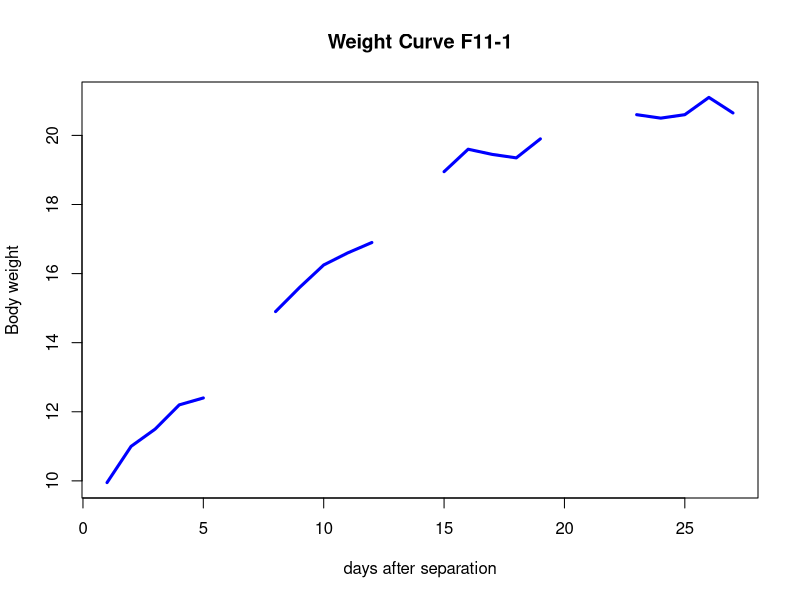
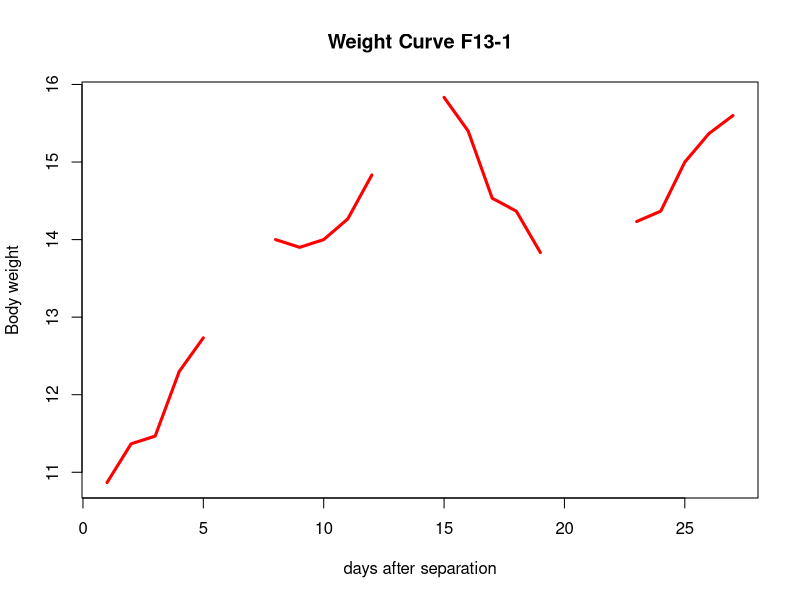
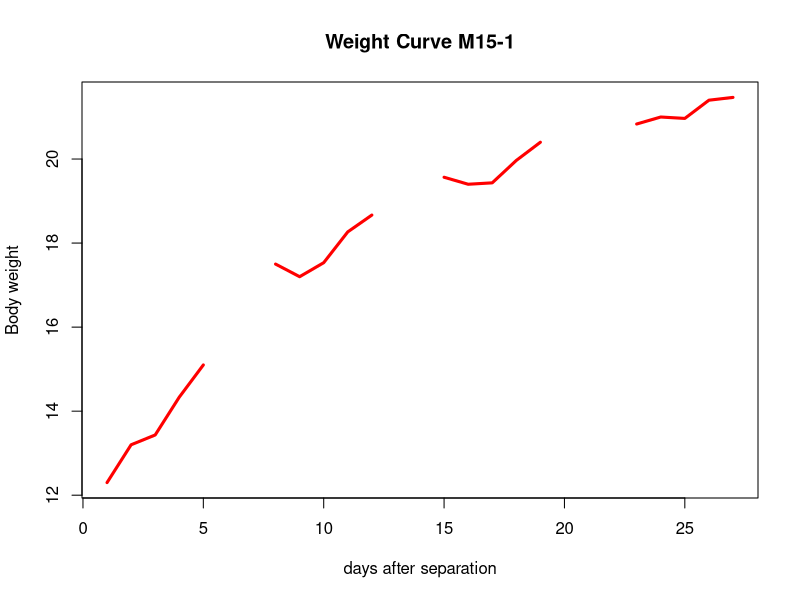
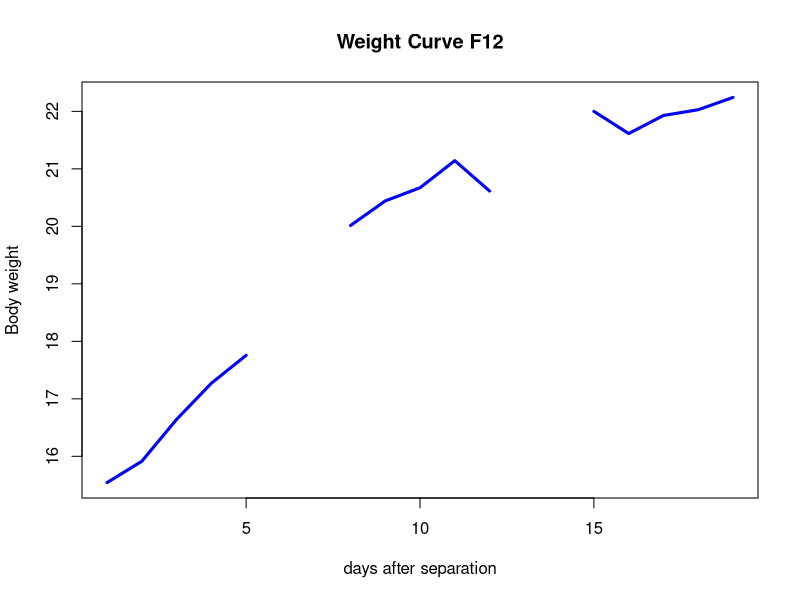
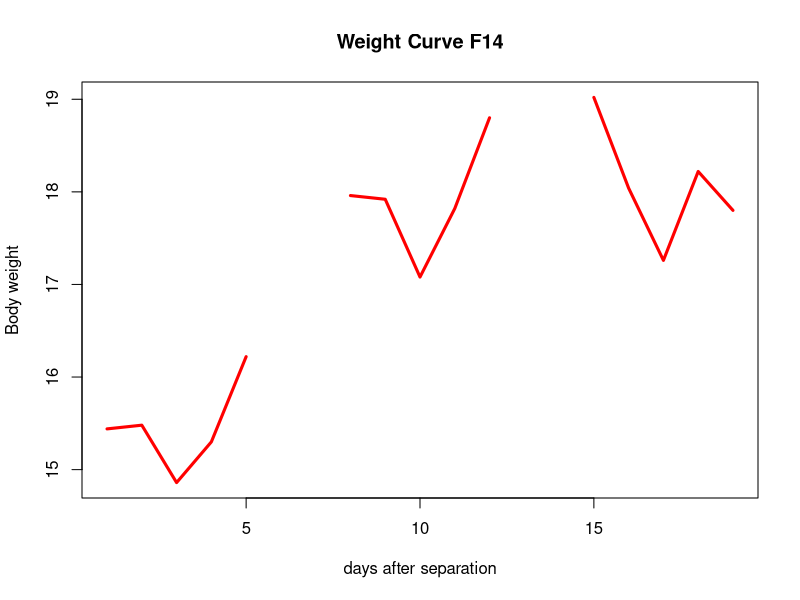
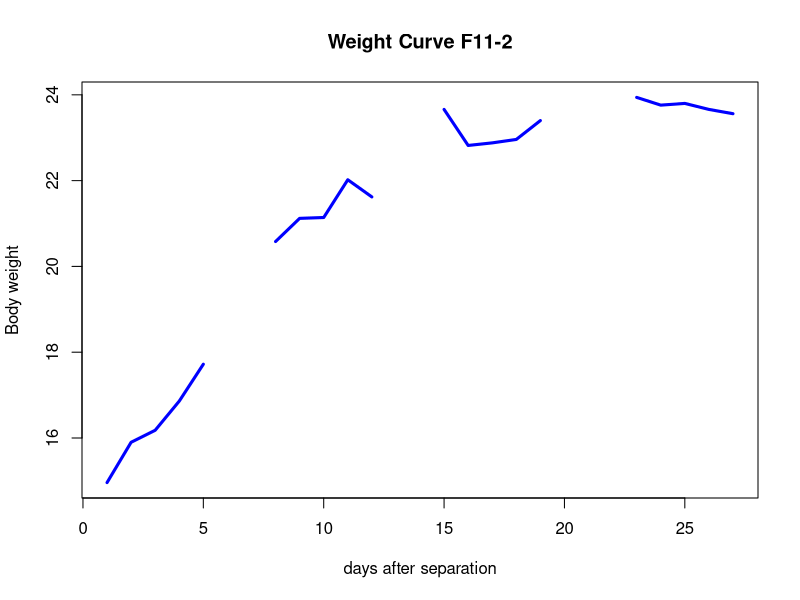
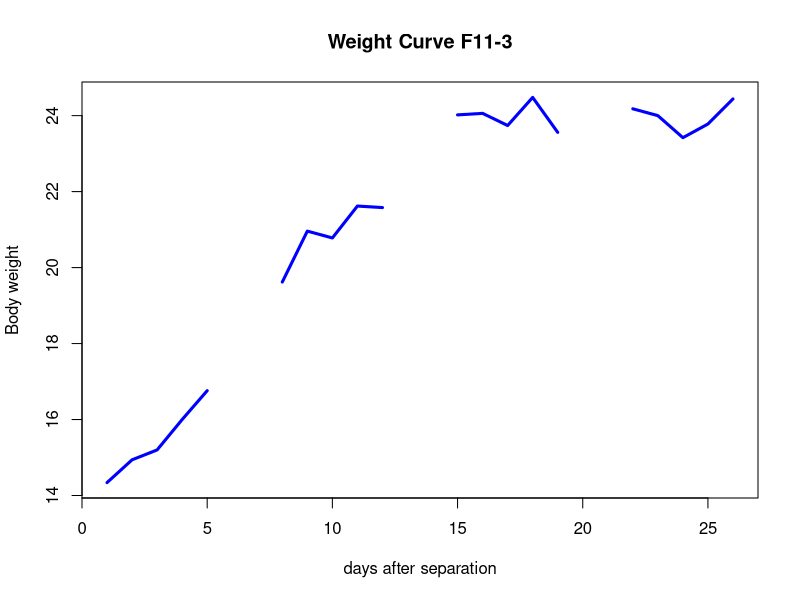
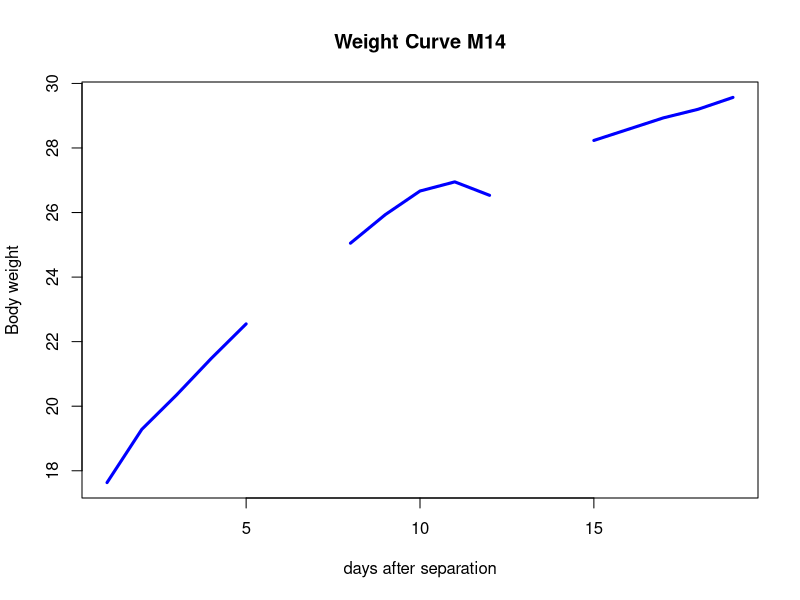

Write the R code that produced these figures, in order.
#F11-1
data = data.frame(
  days_after = c(1,2,3, 4, 5, 6, 7, 8, 9, 10, 11, 12, 13, 14, 15, 16, 17, 18, 19, 20, 21, 23, 24, 25, 26, 27),
  BW_RG = c(9.9,	11.8,	12.2,	13,	13.1, NA, NA, 15.3,	16,	16.7,	17,	17.4, NA, NA, 19.8,	19.8,	19.9,	20.3,	21.2, NA, NA, 21.6,	21.5,	21.7,	22.1,	21),
  BW_RB = c(10, 10.2,	10.8,	11.4,	11.7, NA, NA,	14.5,	15.2,	15.8,	16.2,	16.4, NA, NA,	18.1,	19.4,	19,	18.4,	18.6, NA, NA, 19.6,	19.5,	19.5,	20.1,	20.3)
)

data$BW_average = rowMeans(data[,-1])

plot(data$days_after, data$BW_average, type = "l", col = "blue", lwd = 3, 
     xlab = "days after separation", ylab = "Body weight", 
     main = "Weight Curve F11-1")

#F13-1
data = data.frame(
  days_after = c(1,2,3, 4, 5, 6, 7, 8, 9, 10, 11, 12, 13, 14, 15, 16, 17, 18, 19, 20, 21, 23, 24, 25, 26, 27),
  BW_R = c(11.3,	11.5,	11.7,	12.5,	13, NA, NA, 14.2,	13.9,	13.7,	13.9,	14.6, NA, NA, 16.2,	15.8,	14.5,	14.3,	13, NA, NA, 12.4,	12.9,	14,	14.3,	15),
  BW_G = c(11,	11.6,	11.6,	12.6,	13.1, NA, NA,	14.2,	14,	14.3,	14.5,	14.9, NA, NA,	15.8,	15.5,	15,	15.2,	15.7, NA, NA,16.4,	16.2,	16,	16.5,	16.4),
  BW_B = c(10.3,	11,	11.1,	11.8,	12.1,NA,NA, 13.6,	13.8,	14,	14.4,	15,NA,NA,15.5,	14.9,	14.1,	13.6,	12.8,NA,NA,13.9,	14,	15,	15.3,	15.4)
)

data$BW_average = rowMeans(data[,-1])

plot(data$days_after, data$BW_average, type = "l", col = "red", lwd = 3, 
     xlab = "days after separation", ylab = "Body weight", 
     main = "Weight Curve F13-1")

#M15-1
data = data.frame(
  days_after = c(1,2,3, 4, 5, 6, 7, 8, 9, 10, 11, 12, 13, 14, 15, 16, 17, 18, 19, 20, 21, 23, 24, 25, 26, 27),
  BW_R = c(12.7,	13.6,	13.9,	14.6,	15.6,NA,NA,	17.8,	17.6,	17.7,	18.7,	18.8, NA,NA	,20.6,	20.7,	20.8,	21.2,	21.5,NA,NA,	21.7,	21.1,	20.8,	21.5,	22.3),
  BW_G = c(12.6,	13.6,	13.7,	14.8,	15.6,NA,NA,			18.5,	18.1,	18.6,	19.2,	19.9,NA,NA,			20.2,	19.7,	19.8,	20.2,	20.9, NA,NA,			21.4,	21.3,	21.6,	21.7,	21.7),
  BW_B = c(11.6,	12.4,	12.7,	13.6,	14.1,NA	,NA,		16.2,	15.9,	16.3,	16.9,	17.3,NA,NA,			17.9,	17.8,	17.7,	18.5,	18.8, NA,NA,			19.4,	20.6,	20.5,	21,	20.4)
)

data$BW_average = rowMeans(data[,-1])

plot(data$days_after, data$BW_average, type = "l", col = "red", lwd = 3, 
     xlab = "days after separation", ylab = "Body weight", 
     main = "Weight Curve M15-1")

#F12
data = data.frame(
  days_after = c(1,2,3, 4, 5, 6, 7, 8, 9, 10, 11, 12, 13, 14, 15, 16, 17, 18, 19),
  BW_R = c(14.7,	15.6,	16.3,	16.7,	17.2,NA	,	NA,	20.4,	20.2,	19.8,	19.8,	20.3, NA,NA, 21.1,	21.3,	20.5,	21,	21.2),
  BW_G = c(13.8,	14.3,	14.7,	15.4,	15.7,NA,NA,			18.1,	18.5,	18.8,	19.8,	18.5, NA,NA,20.7,	20,	20.3,	20.5,	20.6),
  BW_B = c(13.7,	13.7,	14.1,	15.1,	15.6,NA,NA,			17.9,	18.7,	19.7,	19.6,	19, NA,NA,20.5,	19.6,	21.1,	21.9,	21.3),
  BW_RG= c(16.5,	17.8,	18.1,	19.2,	19.8,NA,NA,			21.4,	22.1,	21.7,	22.1,	22.1, NA,NA,22.3,	22.7,	23.3,	22.6,	22.8),
  BW_RB = c(17.5,	17.3,	18.4,	18.5,	18.7,NA,NA,			20.8,	21.3,	21.3,	21.8,	21.4,NA,NA,23.1,	22.3,	23.8,	23.1,	23.9),
  BW_GR = c(14.5,	14.6,	15.6,	16.4,	17,NA,NA,			19.7,	20.1,	20.9,	21.6,	20.9,NA,NA,22.4,	22.6,	21.6,	21.4,	21.7),
  BW_BR =c(18.1,	18.1,	19.3,	19.6,	20.3,NA,NA,			21.8,	22.2,	22.5,	23.3,	22.1,NA,NA,23.9,	22.8,	22.9,	23.7,	24.2)
)

data$BW_average = rowMeans(data[,-1])

plot(data$days_after, data$BW_average, type = "l", col = "blue", lwd = 3, 
     xlab = "days after separation", ylab = "Body weight", 
     main = "Weight Curve F12")

#F14
data = data.frame(
  days_after = c(1,2,3, 4, 5, 6, 7, 8, 9, 10, 11, 12,  13, 14, 15, 16, 17, 18, 19),
  BW_R = c(15,	15,	14.3,	14.4,	14.5, NA,NA,		16.9,	16.7,	16.5,	17,	18.1, NA,NA, 17.9,	17.3,	17.1,	18.3,	17.1),
  BW_G = c(17.3,	16.9,	16.2,	16.5,	17.7, NA,NA,			18.6,	18.1,	17.5,	17.7,	19.5,NA,NA,19.1,	16.8,	16.1,	16.3,	15),
  BW_B = c(15.1,	15.6	,14.7,	15,	16,NA,NA,			17.8,	18.4,	16.8,	17.7,	18.5,NA,NA,20.1,	18.9,	16.6,	18.3,	18.7),
  BW_RG= c(14.5,	14.6,	14.2,	15,	16.2,NA,NA,			17.4,	17.7,	16.4,	18.1,	18.5,NA,NA,19.3	,19,18.2,	19.3,	19.4),
  BW_RB = c(15.3,	15.3,	14.9,	15.6,	16.7,NA,NA,			19.1,	18.7,	18.2,	18.6,	19.4,NA,NA,18.7,	18.2,	18.3,	18.9,	18.8)
)

data$BW_average = rowMeans(data[,-1])

plot(data$days_after, data$BW_average, type = "l", col = "red", lwd = 3, 
     xlab = "days after separation", ylab = "Body weight", 
     main = "Weight Curve F14")

#F11-2

data = data.frame(
  days_after = c(1,2,3, 4, 5, 6, 7, 8, 9, 10, 11, 12, 13, 14, 15, 16, 17, 18, 19, 20, 21, 23, 24, 25, 26, 27),
  BW_R = c(14.1,	15.5,	15.7,	16.3,	17.3,NA,NA,			20.3,	20.5,	20.4,	20.6,	21, NA, NA, 21.6,	21.6,	21.8,	21.1,	20.9, NA,NA, 23.4,	21.9,	21.8,	22.3,	22.7),
  BW_G = c(15,15.9,	16.1,	16.8,	17.7,NA,NA,			20.3,	21.2,	20.9,	20.8,	20.9, NA,NA,23.1,	22.4,	22.4,	22.7,	23.3, NA,NA, 22.7,	22.7,	23.4,	22.4,	22.1),
  BW_B = c(16.7,	17.7,	18.3	,19,	19.8,NA,NA,			22.3,	22.3,	22.2,	23.4,	22.3,NA,NA,23.7,	22.9,	22.3,	22.7,	23.3,NA,NA, 23.5,	23.7,	23.8,	23.4,	22.4),
  BW_RG= c(14.7,	15.5,	15.9,	16.4,	17,NA,NA,			20.4,	21.3,	20.9,	22.4,	21.7,NA,NA,24.6,	22.9,	23.8,	24,	24.2, NA,NA, 25.3,	25.1,	25.3,	25.9,	25.9),
  BW_RB = c(14.3,	14.9,	14.9,	15.8,	16.8,NA,NA,			19.6,	20.3,	21.3,	22.9,	22.2,NA,NA, 25.3,	24.3,	24.1,	24.3,	25.3, NA,NA, 24.8,	25.4,	24.7,	24.3,	24.7)
)

data$BW_average = rowMeans(data[,-1])

plot(data$days_after, data$BW_average, type = "l", col = "blue", lwd = 3, 
     xlab = "days after separation", ylab = "Body weight", 
     main = "Weight Curve F11-2")

#F11-3
data = data.frame(
  days_after = c(1,2,3, 4, 5, 6, 7, 8, 9, 10, 11, 12, 13, 14, 15, 16, 17, 18, 19, 20, 21, 22, 23, 24, 25, 26),
  BW_R = c(15.2,	15.8,	16.1,	17,	17.4,NA,NA,			20.2,	21.9,	21.6,	21.9,	22,NA,NA,24.9, 24.5,	24.4,	25.3,	24, NA, NA, 24.8,	24,	22.8,	24.2,	24.9),
  BW_G = c(14.7,	15.4,	15.3,	16.3,	17.1,NA,NA,			19.9,	20.7,	20.9,	21.9,	22.1,NA,NA,23.7,	24,	23.8,	24.8,	23.4, NA,NA, 23.9,	24.3,	23.8,	23.4,	24.2),
  BW_B = c(14.5,	15.2,	15.5,	16.2,	17, NA,NA,			20.4,	22.1,	21.7,	22,	21.9,NA,NA,24.8,	24.6,	24.4,	25.2,	24.2, NA,NA, 25.3,	24.9,	24.4,	24.9,	25.8),
  BW_RG= c(13.5,	14,	14.3,	15,	15.7, NA,NA,			18.5,	19.2,	19.7,	21.3,	21.1,NA,NA,23.7,	24.7,	23.5,	23.6,	23.5, NA,NA, 23.7,	24.4,	24,	24.2,	23.9),
  BW_RB = c(13.8,	14.3,	14.8,	15.5,	16.6, NA,NA,			19.1,	20.9,	20,	21,	20.8,NA,NA,23,	22.5,	22.6,	23.5,	22.7, NA,NA, 23.2,	22.4,	22.1,	22.2,	23.4)
)

data$BW_average = rowMeans(data[,-1])

plot(data$days_after, data$BW_average, type = "l", col = "blue", lwd = 3, 
     xlab = "days after separation", ylab = "Body weight", 
     main = "Weight Curve F11-3")

#M14
data = data.frame(
  days_after = c(1,2,3, 4, 5, 6, 7, 8, 9, 10, 11, 12, 13, 14, 15, 16, 17, 18, 19),
  BW_R = c(19.5,	21,	21.7,	22.8,	23.6,NA,NA,			25.3,	25.3,	26.3,	26.7,	26.3, NA,NA, 28.3,	28.5,	28.6,	29.4,	29.6),
  BW_G = c(18,	20,	20.8,	22.2,	23.3,NA,NA,			25.9,	26.9,	27.6,	27.7,	27.2,NA,NA,28.7,	29.3,	29.2,	29.8,	30.1),
  BW_B = c(14.6,	16.7,	18,	18.7,	19.7,NA,NA,			23,	24.2,	25.2,	25.4,	25,NA,NA,26.8	,27,	28.5,	27.8,	28.2),
  BW_RG= c(22.2,	23.1,	24.4,	25,	25.9,NA,NA,			27.8,	28.3,	28.1,	29.1,	29,NA,NA,30.7,	31.6,	31.6,	32,	32.2),
  BW_RB = c(15.7,	18,	18.8,	20.6,	21.9,NA,NA,			24.1,	25.6,	26.8,	26.6,	25.9,NA,NA,27.5,	27.3,	27.8,	28,	28.6),
  BW_GR = c(15.8,	16.9,	18.4,	19.6,	20.9,NA,NA,			24.2,	25.3,	26,	26.2,	25.8,NA,NA,27.4,	27.8,	27.9,	28.2,	28.7 )
)

data$BW_average = rowMeans(data[,-1])

plot(data$days_after, data$BW_average, type = "l", col = "blue", lwd = 3, 
     xlab = "days after separation", ylab = "Body weight", 
     main = "Weight Curve M14")

#M16
data = data.frame(
  days_after = c(1,2,3, 4, 5, 6, 7, 8, 9, 10, 11, 12, 13, 14, 15, 16, 17, 18, 19),
  BW_R = c(14.5,	14.8,	15.5,	16.3,	17.3, NA,NA,			19.3,	20.3,	20.6,	21.3,	22.1, NA,NA,20.6,	20.4,	20.9,	21.7,	22.1),
  BW_G = c(16.4,	15.6,	16.8,	17.1,	18.7,NA,NA,			21.1,	22.8,	23.4,	23.8,	24,NA,NA,22.1,	23.8,	23.2,	24.5,	24.9),
  BW_B = c(14.1,	14.3,	14.9,	15.5,	16.8, NA,NA,			18.2,	18.2,	17.6,	19.3,	20.3,NA,NA,19,	18.9,	18.9,	19.7,	19.6),
  BW_RG= c(15.3,	15,	15.8,	16.2,	18.1,NA,NA,			20.4,	20.4,	19.2,	19.3,	19.7,NA,NA,19.6,	20.8,	21.6,	22.3,	22.2),
  BW_RB = c(15.4,	15.3,	15.8,	16,	17.7,NA,NA,			18.8,	18.3,	18.3,	20.1,	20.8,NA,NA,20.9, 23,	20.9,	23.2,	23),
  BW_GR = c(15.4,	15.2,	15.8,	16.5	,17.2,NA,NA,			17.2,	16.7,	16.8,	17.1,	19.4,NA,NA,18.8,	18.6,	18.5,	19.7,	19.9),
  BW_BR =c(15.8,	16.2,	17.3,	18.5,	19.9,NA,NA,			21.9,	22.6,	21,	21.9,	23.3,NA,NA,21.4, 21.1,	21.2,	22.4,	22.8)
)

data$BW_average = rowMeans(data[,-1])

plot(data$days_after, data$BW_average, type = "l", col = "red", lwd = 3, 
     xlab = "days after separation", ylab = "Body weight", 
     main = "Weight Curve M16")

#M15-2
data = data.frame(
  days_after = c(1,2,3, 4, 5, 6, 7, 8, 9, 10, 11, 12),
  BW_RB = c(17.7,	18.1,	17.5,	18.5,	18.9,NA,NA,20.4,	19,	19.7,	20.3,	20.6)
)


plot(data$days_after, data$BW_RB, type = "l", col = "red", lwd = 3, 
     xlab = "days after separation", ylab = "Body weight", 
     main = "Weight Curve M15-2")

#M13
data = data.frame(
  days_after = c(1,2,3, 4, 5, 6, 7, 8, 9, 10, 11, 12),
  BW_R = c(17.9,	19.4,	20.1,	21.3,	22.3, NA,NA,24.2,	25,	25.1,	24.8,	25.3),
  BW_G = c(17.3,	18.3,	18.7,	19.6,	20.5,NA,NA,23.2,	22.8,	23,	23,	23),
  BW_B = c(18.3,	19.7,	20.3,	21.9,	22.6,NA,NA,24.8,	24.3,	24.7,	25,	25.4),
  BW_RG= c(17.7,	18.8,	19.9,	21.2,	22.1,NA,NA,24.6	,24.1	,24.1,	24.5,	24.6)
)

data$BW_average = rowMeans(data[,-1])

plot(data$days_after, data$BW_average, type = "l", col = "blue", lwd = 3, 
     xlab = "days after separation", ylab = "Body weight", 
     main = "Weight Curve M13")

#F13-2
data = data.frame(
  days_after = c(1,2,3, 4, 5,6, 7, 8, 9, 10, 11, 12),
  BW_R = c(16.5,	16.9,	16.3,	17.3,	17.5, NA,NA,18.5,	17,	15.6,	16.4,	17.1),
  BW_G = c(15.3,	15.4,	15.1,	16.1,	15.9,NA,NA,17.4,	16.2,	15.6,	16.2,	16.8),
  BW_B = c(15,	14.7,	14.6,	15.1,	15.2,NA,NA,16.9,	16.2,	15.2,	16.6,	15.8),
  BW_RG= c(16.3,	17.1,	16.3,	16.6,	16.8,NA,NA,18.2,	17.1,	16.6,	16.4,	16),
  BW_RB = c(16.6,	16.5,	15.6,	16.9,	17.5,NA,NA,19.7,	17.9,	16.7,	17.2,	17),
  BW_GR = c(16.2,	17.1,	16.2,	16.3,	16.5,NA,NA,18.3,	16.4,	16.4,	15.9,	15.5),
  BW_BR =c(15.6,	16.2,	15.8,	16.1,	16.6,NA,NA,17.5,	16.8,	16.4,	16.9,	17)
)

data$BW_average = rowMeans(data[,-1])

plot(data$days_after, data$BW_average, type = "l", col = "red", lwd = 3, 
     xlab = "days after separation", ylab = "Body weight", 
     main = "Weight Curve F13-2")
